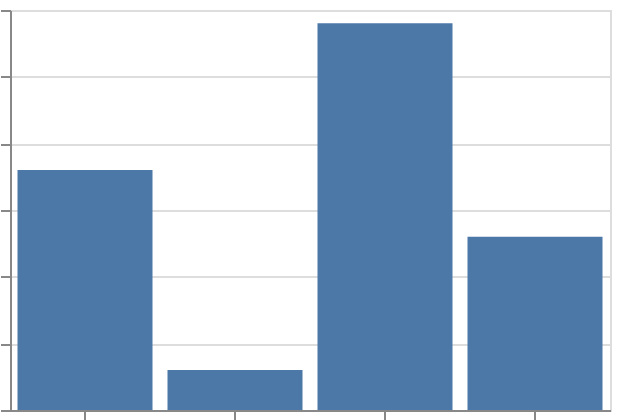

Here is the Vega-Lite specification saved for this chart:
### Vega-Lite specification from a JSON file in a GitHub repository (floating-point values rounded to 4 significant figures)
{"$schema": "https://vega.github.io/schema/vega-lite/v6.json", "padding": 5, "autosize": "none", "width": 300, "height": 200, "data": {"name": "table", "values": [{"c": "C", "x": 5, "y": 3, "v": 7, "g": "p"}, {"c": "A", "x": 6, "y": 1, "v": 7, "g": "q"}, {"c": "A", "x": 8, "y": 10, "v": 9, "g": "p"}, {"c": "A", "x": 2, "y": 7, "v": 10, "g": "q"}, {"c": "D", "x": 8, "y": 2, "v": 1, "g": "p"}, {"c": "D", "x": 10, "y": 10, "v": 11, "g": "q"}, {"c": "B", "x": 8, "y": 7, "v": 9, "g": "p"}, {"c": "A", "x": 2, "y": 11, "v": 8, "g": "q"}, {"c": "B", "x": 3, "y": 11, "v": 1, "g": "p"}, {"c": "D", "x": 1, "y": 1, "v": 11, "g": "q"}]}, "mark": "bar", "encoding": {"x": {"field": "c", "type": "nominal", "sort": ["B"]}, "y": {"field": "y", "type": "quantitative", "aggregate": "sum"}}}
